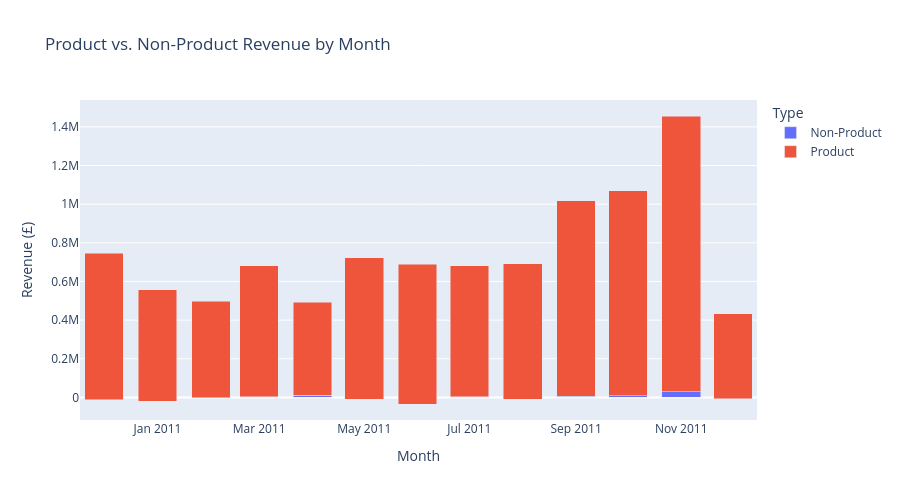

Notebook code for this chart:
### Code cell
#Product vs non-product revenue month on month
df_final['OrderMonth'] = df_final['InvoiceDate'].dt.to_period('M')

monthly_type_revenue = (
    df_final.groupby(['OrderMonth', 'IsProduct'])['Revenue']
    .sum()
    .reset_index()
)
monthly_type_revenue['OrderMonth'] = monthly_type_revenue['OrderMonth'].astype(str)
monthly_type_revenue['Type'] = monthly_type_revenue['IsProduct'].map({True: 'Product', False: 'Non-Product'})

fig = px.bar(monthly_type_revenue, x='OrderMonth', y='Revenue', color='Type',
             title='Product vs. Non-Product Revenue by Month', barmode='stack')
fig.update_layout(xaxis_title='Month', yaxis_title='Revenue (£)', height=500)
fig.show()

### Figure 1 — Plotly figure (JSON) as saved in the notebook; plotly's stock layout.template omitted (floating-point values rounded to 4 significant figures)
{"data": [{"hovertemplate": "Type=Non-Product<br>OrderMonth=%{x}<br>Revenue=%{y}<extra></extra>", "legendgroup": "Non-Product", "marker": {"color": "#636efa", "pattern": {"shape": ""}}, "name": "Non-Product", "orientation": "v", "showlegend": true, "textposition": "auto", "type": "bar", "x": ["2010-12", "2011-01", "2011-02", "2011-03", "2011-04", "2011-05", "2011-06", "2011-07", "2011-08", "2011-09", "2011-10", "2011-11", "2011-12"], "xaxis": "x", "y": [-11450.0, -20470.0, -2505.0, 2676.0, 10210.0, -8994.0, -33990.0, 3312.0, -8933.0, 6232.0, 7650.0, 29020.0, -7707.0], "yaxis": "y"}, {"hovertemplate": "Type=Product<br>OrderMonth=%{x}<br>Revenue=%{y}<extra></extra>", "legendgroup": "Product", "marker": {"color": "#EF553B", "pattern": {"shape": ""}}, "name": "Product", "orientation": "v", "showlegend": true, "textposition": "auto", "type": "bar", "x": ["2010-12", "2011-01", "2011-02", "2011-03", "2011-04", "2011-05", "2011-06", "2011-07", "2011-08", "2011-09", "2011-10", "2011-11", "2011-12"], "xaxis": "x", "y": [758200.0, 578900.0, 499500.0, 679300.0, 482200.0, 731100.0, 724000.0, 676800.0, 701400.0, 1011000.0, 1062000.0, 1427000.0, 440400.0], "yaxis": "y"}], "layout": {"barmode": "stack", "height": 500, "legend": {"title": {"text": "Type"}, "tracegroupgap": 0}, "title": {"text": "Product vs. Non-Product Revenue by Month"}, "xaxis": {"anchor": "y", "domain": [0, 1], "title": {"text": "Month"}}, "yaxis": {"anchor": "x", "domain": [0, 1], "title": {"text": "Revenue (£)"}}}}
